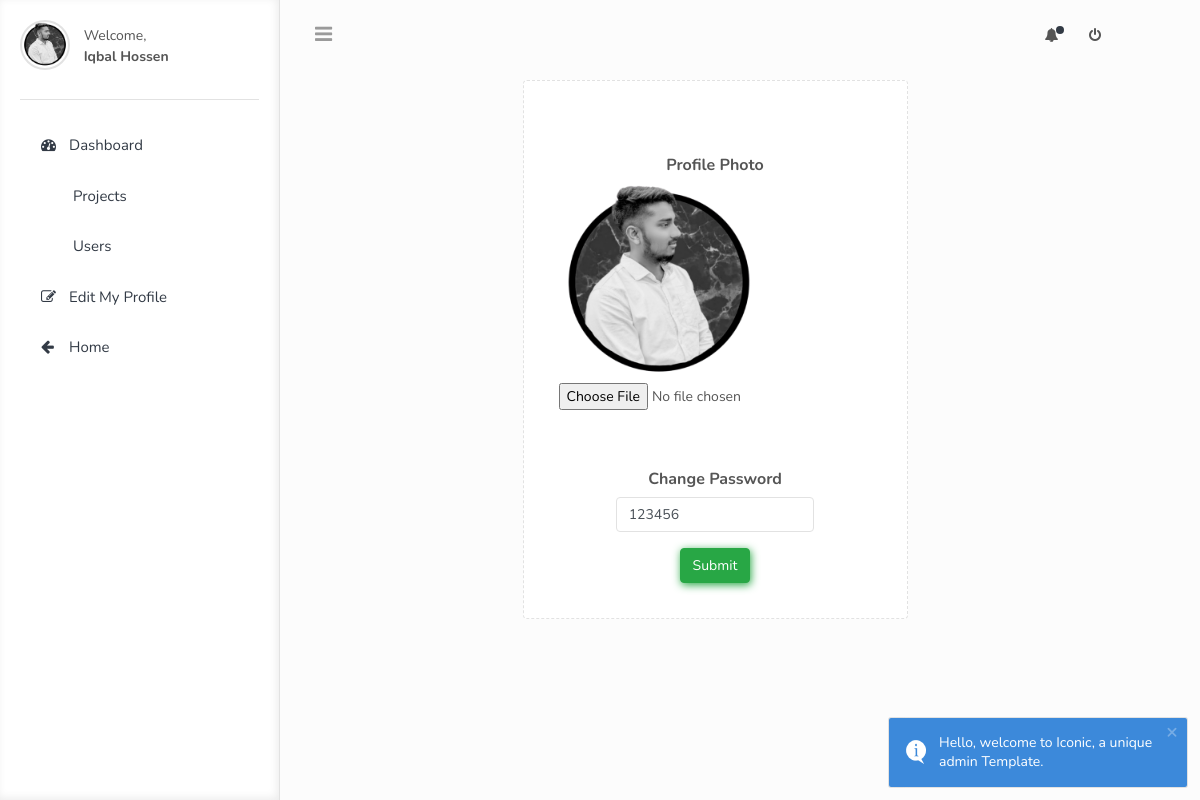
The page /app/editProfile.php (signed in) on the database its author committed.
### tables this page shows
CREATE TABLE `users` (
  `id` int(11) NOT NULL,
  `name` varchar(255) NOT NULL,
  `email` varchar(255) NOT NULL,
  `password` varchar(255) NOT NULL,
  `user_type` varchar(255) NOT NULL,
  `image` varchar(255) NOT NULL
);

### app/editProfile.php (the view, shortened to what this page needs)
<?php
include('db.php');
if (isset($_SESSION['email'])) {
    $session_email = $_SESSION['email'];
    $job_result = $mysqli->query("SELECT * FROM users WHERE email='$session_email'");
    if (!empty($job_result)) {
        $row = $job_result->fetch_array();
        $password = $row['password'];
    }
}
?>
<!doctype html>
<html lang="en">
<head>
    <link rel="stylesheet" href="assets/vendor/bootstrap/css/bootstrap.min.css">
    <link rel="stylesheet" href="assets/vendor/font-awesome/css/font-awesome.min.css">
    <link rel="stylesheet" href="assets/vendor/toastr/toastr.min.css">
    <link rel="stylesheet" href="assets/vendor/charts-c3/plugin.css" />
    <link rel="stylesheet" href="assets/vendor/summernote/dist/summernote.css" />
    <link rel="stylesheet" href="assets/css/main.css">
    <link rel="stylesheet" href="doctor.css">
</head>
<body data-theme="light" class="font-nunito">
    <div id="wrapper" class="theme-cyan">
        <nav class="navbar navbar-fixed-top">
        <?php include('navbar.php') ?>
        </nav>
        <?php include('sidebar.php'); ?>
        <div id="main-content">
            <div class="container-fluid">
                <div class="row clearfix">
                    <div class="col-lg-6 mx-auto">
                        <div class="card">
                            <div class="body">
                            </div>
                            <form action="logics.php" method="post" enctype="multipart/form-data">
                                <div class="tab-content">
                                    <div class="tab-pane active" id="Settings">
                                        <div class="body">
                                            <h6 class="text-center"><strong>Profile Photo</strong></h6>
                                            <div class="media">
                                                <div class="media-left m-r-15 mx-auto">
                                                    <img style="width: 200px;" src="adminPic/<?php echo $image ?>" class="user-photo media-object" alt="User">
                                                    <input type="file" name="image">
                                                </div>
                                            </div>
                                        </div>
                                        <div class="body">
                                            <h6 class="text-center"><strong>Change Password</strong> </h6>
                                            <div class="row clearfix">
                                                <div class="col-lg-8 col-md-12 mx-auto">
                                                    <div class="form-group">
                                                        <input type="text" name="password" value="<?php echo $password ?>" class="form-control" placeholder="Here Your Image Now">
                                                    </div>
                                                </div>
                                            </div>
                                            <div class="text-center">
                                                <button type="submit" name="editProfile" class="btn btn-success">Submit</button>
                                            </div>
                                        </div>
                                    </div>
                                </div>
                            </form>
                        </div>
                    </div>
                </div>
            </div>
        </div>
    </div>
</body>
</html>

### app/sidebar.php (shortened to what this page needs)
<?php
$user_type = $_SESSION['user_type'] ?? null;
if (isset($_SESSION['user_type'])) {
    $user_type = $_SESSION['user_type'];
}
if (isset($_SESSION['email'])) {
    $session_email = $_SESSION['email'];
}
if (isset($session_email)) {
    $user_result = $mysqli->query("SELECT * FROM users WHERE email='$session_email'");
    if ($user_result && $user_result->num_rows > 0) {
        $row = $user_result->fetch_array();
        $name = $row['name'];
        $image = $row['image'];
    } else {
        $name = null;
        $email = null;
        $id = null;
        $image = null;
    }
} else {
    $name = null;
    $email = null;
    $id = null;
    $image = null;
}
?>
<div id="left-sidebar" class="sidebar">
    <div class="sidebar-scroll">
        <?php
        if (isset($session_email)) {
        ?>
            <div class="user-account">
                <img src="adminPic/<?php echo $image ?>" class="rounded-circle user-photo" alt="Picture">
                <div class="dropdown">
                    <span>Welcome,</span>
                    <p href="javascript:void(0);"><strong><?php echo $name; ?></strong></p>
                </div>
                <hr>
            </div>
        <?php
        }
        ?>
        <div class="tab-content padding-0">
            <div class="tab-pane active" id="menu">
                <nav id="left-sidebar-nav" class="sidebar-nav">
                    <ul id="main-menu" class="metismenu li_animation_delay">
                        <?php
                        if (isset($user_type) && $user_type == 'admin' || $user_type == 'doctor' || $user_type == 'customer') { ?>
                            <li class="">
                                <a href="index.php"><i class="fa fa-dashboard"></i><span>Dashboard</span></a>
                            </li>
                        <?php } ?>
                        <?php
                        if (isset($user_type) && $user_type == 'admin') { ?>
                            <li>
                                <a href="projects.php"><i class="fa icon-plus"></i><span> Projects</span></a>
                            </li>
                            <li>
                                <a href="users.php"><i class="fa icon-users"></i><span> Users </span></a>
                            </li>
                        <?php } ?>
                        <?php
                        if (isset($user_type) && $user_type == 'admin') { ?>
                            <li>
                                <a href="editProfile.php"><i class="fa fa-edit"></i><span>Edit My Profile </span></a>
                            </li>
                        <?php } ?>
                        <li>
                            <a href="../index.php"><i class="fa fa-arrow-left"></i><span>Home</span></a>
                        </li>
                    </ul>
                </nav>
            </div>
        </div>
    </div>
</div>

### app/doctor.css (style rules this page uses)
.btn-success { color: #fff; background-color: #28a745; border-color: #28a745; box-shadow: 1px 2px 8px #28a745; }

### rows shown on the page
users: image (picture), name "Iqbal Hossen", password "123456"
